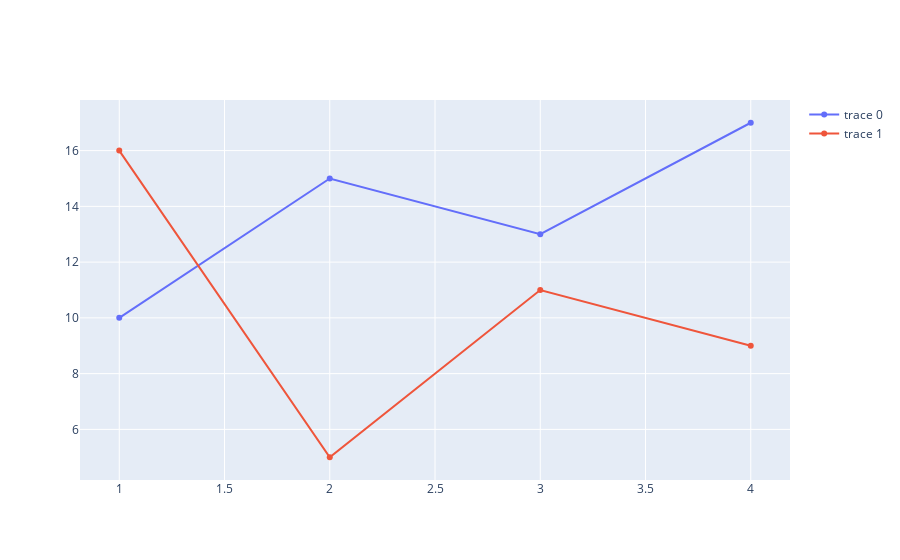

The code cell stored with this chart in its notebook:
### Code cell
from plotly.graph_objs import *

trace0 = Scatter(
  x=[1, 2, 3, 4],
  y=[10, 15, 13, 17]
)
trace1 = Scatter(
  x=[1, 2, 3, 4],
  y=[16, 5, 11, 9]
)

iplot([trace0, trace1])               # use plotly.offline.iplot for offline plot

### Figure 1 — Plotly figure (JSON) as saved in the notebook; plotly's stock layout.template omitted (floating-point values rounded to 4 significant figures)
{"data": [{"type": "scatter", "x": [1, 2, 3, 4], "y": [10, 15, 13, 17]}, {"type": "scatter", "x": [1, 2, 3, 4], "y": [16, 5, 11, 9]}], "layout": {}}
